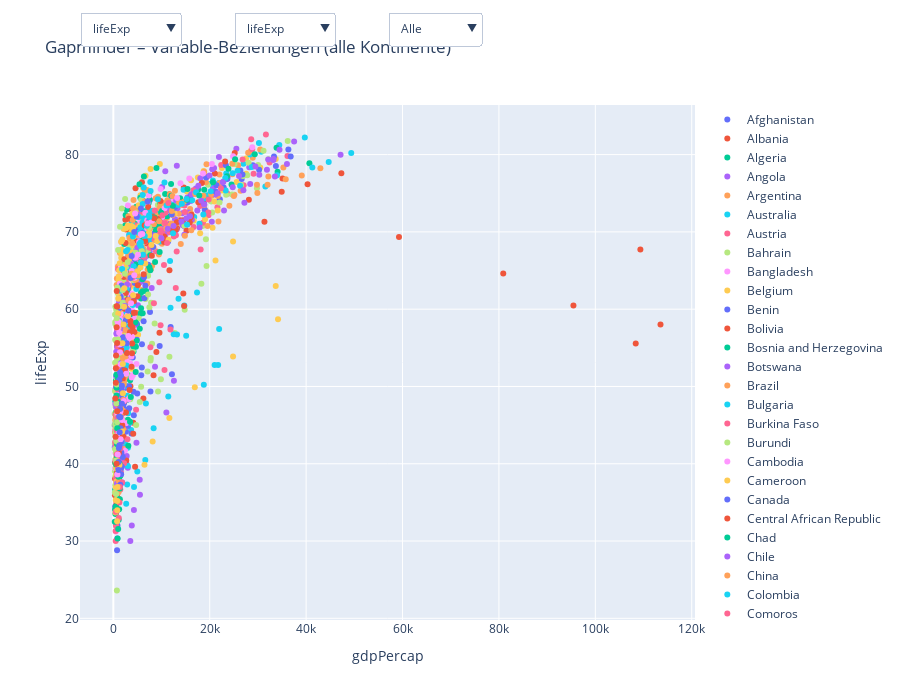

Source (notebook cell):
### Markdown cell above
# Teil 5: 

Frage: 
- Wie können wir flexibel verschiedene Variablen-Beziehungen (z. B. Lebenserwartung, BIP pro Kopf, Bevölkerung) in einem interaktiven Scatterplot explorieren?

Ziel: 
- Dropdowns für x- und y-Variablen sowie Filter nach Kontinent verwenden, um multidimensionale Daten explorierbar zu machen.

### Code cell
# Quantitative Variablen, zwischen denen gewählt werden kann
quant_vars = ["lifeExp", "gdpPercap", "pop"]

# Kontinente
continents = sorted(df["continent"].unique())

# Länder
countries = sorted(df["country"].unique())

# Daten pro Land vorbereiten
df_country = {c: df[df["country"] == c] for c in countries}

# ----------------------------------------
# Basis-Scatterplot – ein Trace pro Land
# Start: x = gdpPercap, y = lifeExp
# ----------------------------------------
fig = go.Figure()

for country in countries:
    d = df_country[country]

    fig.add_trace(
        go.Scatter(
            x=d["gdpPercap"],
            y=d["lifeExp"],
            mode="markers",
            name=country,
            text=d["continent"] + " – " + d["year"].astype(str),
            hovertemplate=(
                "Land: " + country +
                "<br>Kontinent: %{text}"
                "<br>x: %{x}"
                "<br>y: %{y}<extra></extra>"
            )
        )
    )

# ----------------------------------------
# Dropdown 1: X-Variable
# ----------------------------------------
x_buttons = []
for var in quant_vars:
    x_buttons.append(
        dict(
            label=var,
            method="update",
            args=[
                {"x": [df_country[c][var] for c in countries]},
                {"xaxis": {"title": var}}
            ]
        )
    )

# ----------------------------------------
# Dropdown 2: Y-Variable
# ----------------------------------------
y_buttons = []
for var in quant_vars:
    y_buttons.append(
        dict(
            label=var,
            method="update",
            args=[
                {"y": [df_country[c][var] for c in countries]},
                {"yaxis": {"title": var}}
            ]
        )
    )

# ----------------------------------------
# Dropdown 3: Kontinent-Filter
# Sichtbarkeit: pro Land
# ----------------------------------------
continent_buttons = []

# Option „Alle Kontinente“
visible_all = [True] * len(countries)
continent_buttons.append(
    dict(
        label="Alle",
        method="update",
        args=[
            {"visible": visible_all},
            {"title": "Gapminder – Variable-Beziehungen (alle Kontinente)"}
        ]
    )
)

# Jede Kontinent-Option → nur die Länder dieses Kontinents sichtbar
for cont in continents:
    visible = []
    for country in countries:
        if df_country[country]["continent"].iloc[0] == cont:
            visible.append(True)
        else:
            visible.append(False)

    continent_buttons.append(
        dict(
            label=cont,
            method="update",
            args=[
                {"visible": visible},
                {"title": f"Gapminder – Variable-Beziehungen ({cont})"}
            ]
        )
    )

# ----------------------------------------
# Layout
# ----------------------------------------
fig.update_layout(
    title="Gapminder – Variable-Beziehungen (alle Kontinente)",
    xaxis_title="gdpPercap",
    yaxis_title="lifeExp",
    updatemenus=[
        # X-Auswahl
        dict(
            type="dropdown",
            buttons=x_buttons,
            direction="down",
            x=0.0,
            y=1.18,
            xanchor="left"
        ),
        # Y-Auswahl
        dict(
            type="dropdown",
            buttons=y_buttons,
            direction="down",
            x=0.25,
            y=1.18,
            xanchor="left"
        ),
        # Kontinentfilter
        dict(
            type="dropdown",
            buttons=continent_buttons,
            direction="down",
            x=0.5,
            y=1.18,
            xanchor="left"
        ),
    ],
    height=700
)

fig.show()
